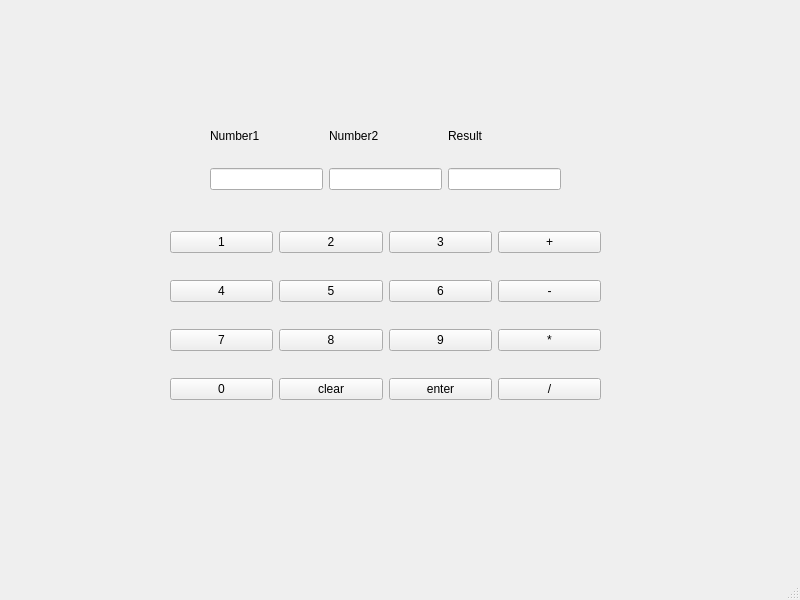
<?xml version="1.0" encoding="UTF-8"?>
<ui version="4.0">
 <class>MainWindow</class>
 <widget class="QMainWindow" name="MainWindow">
  <property name="geometry">
   <rect>
    <x>0</x>
    <y>0</y>
    <width>800</width>
    <height>600</height>
   </rect>
  </property>
  <property name="windowTitle">
   <string>MainWindow</string>
  </property>
  <widget class="QWidget" name="centralwidget">
   <widget class="QWidget" name="gridLayoutWidget">
    <property name="geometry">
     <rect>
      <x>170</x>
      <y>210</y>
      <width>431</width>
      <height>211</height>
     </rect>
    </property>
    <layout class="QGridLayout" name="gridLayout">
     <item row="3" column="1">
      <widget class="QPushButton" name="B0">
       <property name="text">
        <string>0</string>
       </property>
      </widget>
     </item>
     <item row="1" column="2">
      <widget class="QPushButton" name="B5">
       <property name="text">
        <string>5</string>
       </property>
      </widget>
     </item>
     <item row="3" column="4">
      <widget class="QPushButton" name="Bjako">
       <property name="text">
        <string>/</string>
       </property>
      </widget>
     </item>
     <item row="1" column="1">
      <widget class="QPushButton" name="B4">
       <property name="text">
        <string>4</string>
       </property>
      </widget>
     </item>
     <item row="2" column="3">
      <widget class="QPushButton" name="B9">
       <property name="text">
        <string>9</string>
       </property>
      </widget>
     </item>
     <item row="0" column="4">
      <widget class="QPushButton" name="Bplus">
       <property name="text">
        <string>+</string>
       </property>
      </widget>
     </item>
     <item row="2" column="2">
      <widget class="QPushButton" name="B8">
       <property name="text">
        <string>8</string>
       </property>
      </widget>
     </item>
     <item row="0" column="3">
      <widget class="QPushButton" name="B3">
       <property name="text">
        <string>3</string>
       </property>
      </widget>
     </item>
     <item row="2" column="1">
      <widget class="QPushButton" name="B7">
       <property name="text">
        <string>7</string>
       </property>
      </widget>
     </item>
     <item row="3" column="2">
      <widget class="QPushButton" name="clear">
       <property name="text">
        <string>clear</string>
       </property>
      </widget>
     </item>
     <item row="2" column="4">
      <widget class="QPushButton" name="Bkerto">
       <property name="text">
        <string>*</string>
       </property>
      </widget>
     </item>
     <item row="0" column="1">
      <widget class="QPushButton" name="B1">
       <property name="text">
        <string>1</string>
       </property>
      </widget>
     </item>
     <item row="3" column="3">
      <widget class="QPushButton" name="enter">
       <property name="text">
        <string>enter</string>
       </property>
      </widget>
     </item>
     <item row="0" column="2">
      <widget class="QPushButton" name="B2">
       <property name="text">
        <string>2</string>
       </property>
      </widget>
     </item>
     <item row="1" column="4">
      <widget class="QPushButton" name="Bmiinus">
       <property name="text">
        <string>-</string>
       </property>
      </widget>
     </item>
     <item row="1" column="3">
      <widget class="QPushButton" name="B6">
       <property name="text">
        <string>6</string>
       </property>
      </widget>
     </item>
    </layout>
   </widget>
   <widget class="QWidget" name="gridLayoutWidget_2">
    <property name="geometry">
     <rect>
      <x>210</x>
      <y>110</y>
      <width>351</width>
      <height>80</height>
     </rect>
    </property>
    <layout class="QGridLayout" name="gridLayout_2">
     <item row="1" column="2">
      <widget class="QLineEdit" name="Result"/>
     </item>
     <item row="1" column="1">
      <widget class="QLineEdit" name="Num2"/>
     </item>
     <item row="1" column="0">
      <widget class="QLineEdit" name="Num1"/>
     </item>
     <item row="0" column="2">
      <widget class="QLabel" name="label_3">
       <property name="text">
        <string>Result</string>
       </property>
      </widget>
     </item>
     <item row="0" column="1">
      <widget class="QLabel" name="label_2">
       <property name="text">
        <string>Number2</string>
       </property>
      </widget>
     </item>
     <item row="0" column="0">
      <widget class="QLabel" name="label">
       <property name="text">
        <string>Number1</string>
       </property>
      </widget>
     </item>
    </layout>
   </widget>
  </widget>
  <widget class="QMenuBar" name="menubar">
   <property name="geometry">
    <rect>
     <x>0</x>
     <y>0</y>
     <width>800</width>
     <height>25</height>
    </rect>
   </property>
  </widget>
  <widget class="QStatusBar" name="statusbar"/>
 </widget>
 <resources/>
 <connections/>
</ui>
